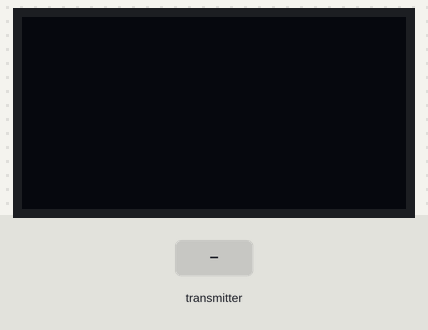
Bench run of a sketch on a simulated ESP32. Parts: 128×64 one-colour display. The test bench sets the inputs (shaded band). No radio packets arrive unless stated; what the sketch prints to the serial monitor is not drawn.

Above: at 1.2 s.
1.3 s: the transmitter starts sending temperature = 0
At 2.5 s:
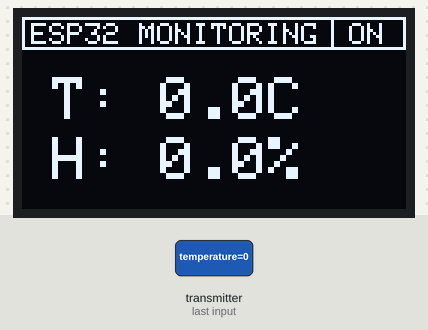
2.8 s: the transmitter starts sending humidity = 25
At 4.1 s:
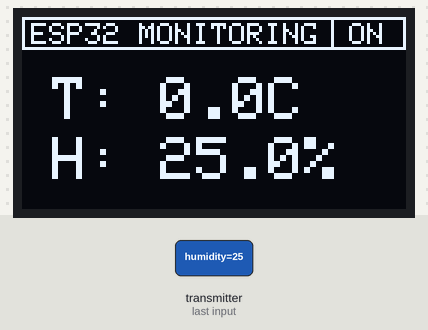
4.4 s: the transmitter starts sending temperature = 25
At 5.5 s:
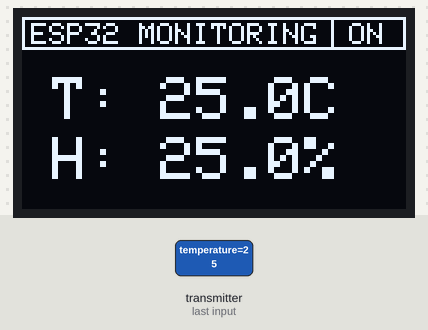
6.0 s: the transmitter starts sending humidity = 0
At 7.2 s:
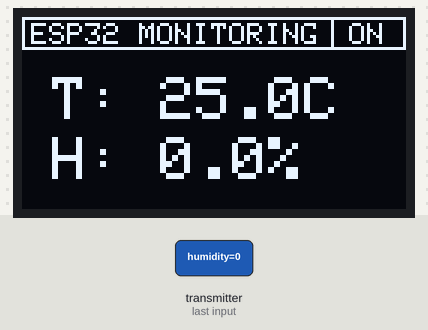
Timing chart, 0 to 8.5 s (numbered marks = the images above; inputs shaded):
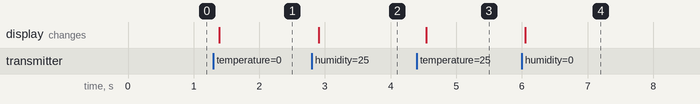

The sketch:

MASTER.ino
```cpp
#include <SPI.h>
#include <nRF24L01.h>
#include <RF24.h>
#include <Wire.h>
#include <Adafruit_GFX.h>
#include <Adafruit_SSD1306.h>

// OLED wiring:
// SDA  -> GPIO 21
// SCL  -> GPIO 22
// VCC  -> 3.3V or 5V
// GND  -> GND

// NRF24L01 wiring:
// CE   -> GPIO 4
// CSN  -> GPIO 5
// MOSI -> GPIO 23
// MISO -> GPIO 19
// SCK  -> GPIO 18
// VCC  -> 3.3V
// GND  -> GND

#define SCREEN_I2C_ADDR 0x3C
#define SCREEN_WIDTH 128
#define SCREEN_HEIGHT 64
#define OLED_RST_PIN -1

#define CE_PIN 4
#define CSN_PIN 5

RF24 radio(CE_PIN, CSN_PIN);
const byte address[6] = "00101";

Adafruit_SSD1306 display(SCREEN_WIDTH, SCREEN_HEIGHT, &Wire, OLED_RST_PIN);

String rf_status = "OFF";

struct SensorData {
  float temperature;
  float humidity;
};

void updateDisplay(float temp, float hum);

void setup() {
  Serial.begin(115200);

  display.begin(SSD1306_SWITCHCAPVCC, SCREEN_I2C_ADDR);
  display.clearDisplay();
  display.display();

  if (!radio.begin()) {
    Serial.println("NRF24 not connected!");
    while (1);
  }

  radio.openReadingPipe(1, address);
  radio.setPALevel(RF24_PA_MAX);
  radio.setDataRate(RF24_2MBPS);
  radio.startListening();
}

void loop() {
  SensorData data;
  if (radio.available()) {
    radio.read(&data, sizeof(data));
    rf_status = "ON";

    Serial.printf("Temp: %.1f°C, Humidity: %.1f%%\n", data.temperature, data.humidity);
    updateDisplay(data.temperature, data.humidity);
  } else {
    rf_status = "OFF";
  }

  delay(100);  // Fast refresh
}

void updateDisplay(float temp, float hum) {
  display.clearDisplay();

  display.drawRect(0, 0, 128, 11, 1);
  display.drawLine(103, 0, 103, 10, 1);
  display.setCursor(3, 2);
  display.setTextColor(SSD1306_WHITE);
  display.setTextSize(1);
  display.print("ESP32 MONITORING");
  display.setCursor(109, 2);
  display.print(rf_status);

  display.setCursor(10, 20);
  display.setTextSize(2);
  display.print("T: ");
  display.print(temp, 1);
  display.print("C");

  display.setCursor(10, 40);
  display.print("H: ");
  display.print(hum, 1);
  display.print("%");

  display.display();
}
```

Measured:
- after the input at 1.3 s, the display: changes after 0.09 s (image 1)
- after the input at 2.8 s, the display: changes after 0.10 s (image 2)
- after the input at 4.4 s, the display: changes after 0.14 s (image 3)
- after the input at 6.0 s, the display: changes after 0.05 s (image 4)
